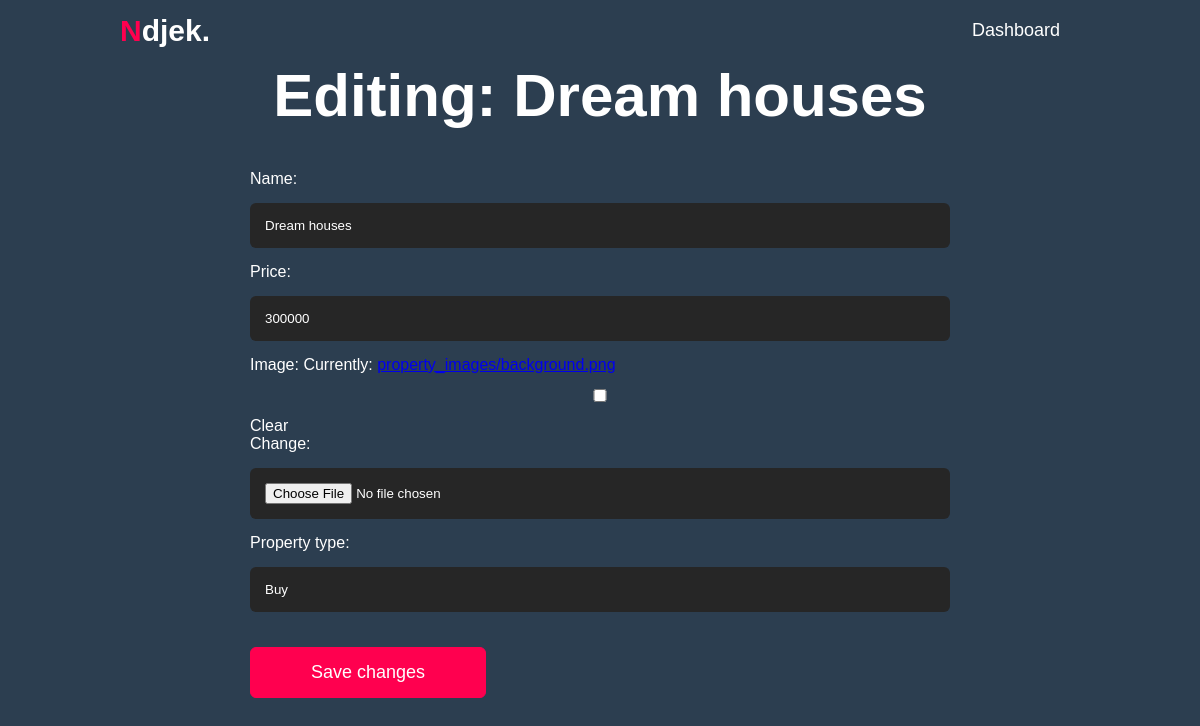
Screenshot of /edit_property/1/ with the database file from the repository.
### dream_houses/models.py (models this page shows)
class Property(models.Model):
    PROPERTY_TYPES = [
        ('Buy', 'Buy'),
        ('Rent', 'Rent'),
    ]
    name = models.CharField(max_length=200)
    price = models.IntegerField()
    image = models.ImageField(upload_to='property_images/', null=True, blank=True)
    owner = models.ForeignKey(User, on_delete=models.CASCADE)
    date_added = models.DateTimeField(auto_now_add=True)
    property_type = models.CharField(max_length=4, choices=PROPERTY_TYPES, default='Buy')
    def __str__(self):
        return self.name
    class Meta:
        verbose_name_plural = 'properties'

### dream_houses/views.py (the view)
# urls.py: path('edit_property/<int:property_id>/', views.edit_property, name = 'edit_property'),
def edit_property(request, property_id):
    property_instance = Property.objects.get(id=property_id)
    if request.method == 'POST':
        form = PropertyForm(request.POST, request.FILES, instance=property_instance)
        if form.is_valid():
            form.save()
            return redirect('dream_houses:dashboard')
    else:
        form = PropertyForm(instance=property_instance)
    context = {'property': property_instance, 'form': form}
    return render(request, 'dream_houses/edit_property.html', context)

### dream_houses/forms.py
class PropertyForm(forms.ModelForm):
    class Meta:
        model = Property
        fields = ['name', 'price','image', 'property_type']
        widgets = {
            'name': forms.TextInput(attrs={'class': 'Property'}),
            'price': forms.NumberInput(attrs={'class': 'Property'}),
            'property_type':forms.TextInput(attrs={'class':Property}),
        }
        enctype = "multipart/form-data"  # Make sure this line is present

### dream_houses/templates/dream_houses/edit_property.html (shortened to what this page needs)
{% load static %}
<!DOCTYPE html>
<html lang="en">
<head>
   <link rel="stylesheet" href="{% static 'css/styles.css' %}">
</head>
<body>
    <div id="header-edit">
        <div class="container" >
            <nav>
                <h1 class="logo"><span>N</span>djek.</h1>
                <ul id="sidemenu">
                    <li><a href="{% url 'dream_houses:dashboard' %}">Dashboard</a></li>
                </ul>
            </nav>
        </div>
    </div>
    <div class="container-new">
    	<h1 class="subtitle">
    	Editing:
    	 {{property.name}}
    </h1>
    </div>
        <div class="contact-right">
                   <form action="{% url 'dream_houses:edit_property' property.id %}" method="post" enctype="multipart/form-data">
	{{form.as_p}}
	<button name="submit" class="btn btn2">Save changes</button>
</form>
                </div>
</body>
</html>

### dream_houses/static/css/styles.css (style rules this page uses)
* { margin: 0; padding: 0; font-family: 'Poppins', sans-serif; box-sizing: border-box; }
html { scroll-behavior: smooth; }
body { background: #2C3E50; color: #fff; }
.container { padding: 10px 10%; }
nav { display: flex; align-items: center; justify-content: space-between; flex-wrap: wrap; }
.logo { width: 140px; font-size: 30px; }
.logo span { color: #ff004f; }
nav ul li { display: inline-block; list-style: none; margin: 10px 20px; }
nav ul li a { color: #fff; text-decoration: none; font-size: 18px; position: relative; }
nav ul li a::after { content: ''; width: 0; height: 3px; background: #ff004f; position: absolute; left: 0; bottom: -6px; transition: 0.5s; }
.container-new { display: flex; align-items: center; justify-content: center; padding-bottom: 40px; }
.subtitle { font-size: 60px; font-weight: 600; color: #fff; left: 50%; }
.btn { display: block; margin: 50px auto; width: fit-content; border: 1px solid #ff004f; padding: 14px 50px; border-radius: 6px; text-decoration: none; color: #fff; background: #ff004f; cursor: pointer; }
.contact-right { display: flex; align-items: center; justify-content: center; }
.btn.btn2 { display: inline-block; background: #ff004f; }
.contact-right form { width: 700px; }
form input, form textarea { width: 100%; border: 0; outline: none; background: #262626; padding: 15px; margin: 15px 0; color: #fff; border-radius: 6px; }
form .btn2 { padding: 14px 60px; font-size: 18px; margin-top: 20px; cursor: pointer; }

### rows the page displays
Property: name "Dream houses", price "300000", property_type "Buy"
